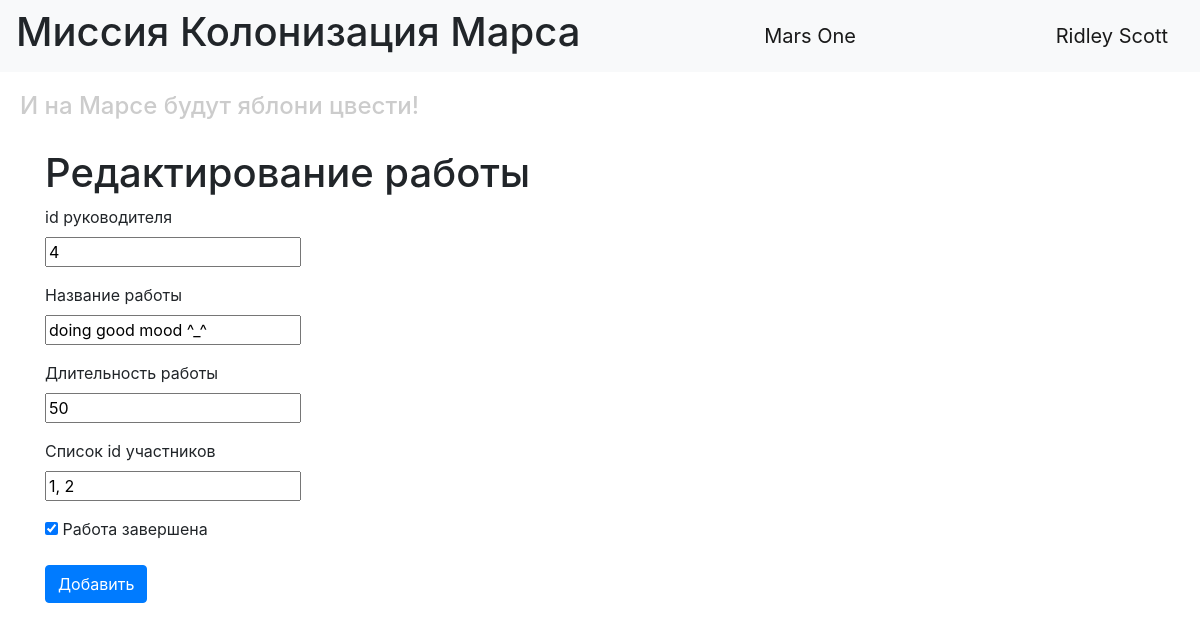
The page /jobs/6 (signed in) on the database its author committed.
### data/users.py (models this page shows, shortened)
class User(SqlAlchemyBase, UserMixin, SerializerMixin):
    __tablename__ = 'users'
    id = sqlalchemy.Column(sqlalchemy.Integer,
                           primary_key=True, autoincrement=True)
    surname = sqlalchemy.Column(sqlalchemy.String, nullable=True)
    name = sqlalchemy.Column(sqlalchemy.String, nullable=True)
    age = sqlalchemy.Column(sqlalchemy.Integer)
    position = sqlalchemy.Column(sqlalchemy.String, nullable=True)
    speciality = sqlalchemy.Column(sqlalchemy.String, nullable=True)
    address = sqlalchemy.Column(sqlalchemy.String, nullable=True)
    email = sqlalchemy.Column(sqlalchemy.String,
                              index=True, unique=True, nullable=True)
    hashed_password = sqlalchemy.Column(sqlalchemy.String, nullable=True)
    modified_date = sqlalchemy.Column(sqlalchemy.DateTime)
    city_from = sqlalchemy.Column(sqlalchemy.String)

### data/jobs.py (models this page shows)
class Jobs(SqlAlchemyBase, UserMixin, SerializerMixin):
    __tablename__ = 'jobs'
    id = sqlalchemy.Column(sqlalchemy.Integer,
                           primary_key=True, autoincrement=True)
    team_leader = sqlalchemy.Column(sqlalchemy.Integer,
                                    sqlalchemy.ForeignKey("users.id"))
    user = orm.relation('User')
    job = sqlalchemy.Column(sqlalchemy.String, nullable=True)
    work_size = sqlalchemy.Column(sqlalchemy.Integer)
    collaborators = sqlalchemy.Column(sqlalchemy.String)
    start_date = sqlalchemy.Column(sqlalchemy.DateTime,
                                   default=datetime.datetime.now)
    end_date = sqlalchemy.Column(sqlalchemy.DateTime)
    is_finished = sqlalchemy.Column(sqlalchemy.Boolean, default=False)

### main.py (the view, shortened to what this page needs)
@app.route('/jobs/<int:id>', methods=['GET', 'POST'])
@login_required
def edit_job(id):
    form = JobsForm()
    if request.method == "GET":
        session = db_session.create_session()
        job = session.query(Jobs).filter(Jobs.id == id,
                                          (Jobs.team_leader == current_user.id)|(current_user.id == 1)).first()
        if job:
            form.team_leader.data = job.team_leader
            form.job.data = job.job
            form.work_size.data = job.work_size
            form.collaborators.data = job.collaborators
            form.is_finished.data = job.is_finished
        else:
            abort(404)
    return render_template('addjob.html', title='Редактирование работы', form=form)

### loginform.py
class JobsForm(FlaskForm):
    team_leader = IntegerField('id руководителя', validators=[DataRequired()])
    job = StringField('Название работы', validators=[DataRequired()])
    work_size = IntegerField('Длительность работы', validators=[DataRequired()])
    collaborators = StringField('Список id участников', validators=[DataRequired()])
    start_date = DateField('Время начала работы', default=datetime.datetime.now)
    end_date = DateField('Время конца работы', default=datetime.datetime.now)
    is_finished = BooleanField('Работа завершена', default=False)
    submit = SubmitField('Добавить')

### data/db_session.py (called while the page is built)
def create_session() -> Session:
    global __factory
    return __factory()

### main.py (called while the page is built)
@login_manager.user_loader
def load_user(user_id):
    session = db_session.create_session()
    return session.query(User).get(user_id)

### templates/addjob.html (shortened to what this page needs)
{% extends "base.html" %}
{% block content %}
    <h1>{{ title }}</h1>
    <form action="" method="post">
        <p>
            {{ form.team_leader.label }}<br>
            {{ form.team_leader }}<br>
        </p>
        <p>
            {{ form.job.label }}<br>
            {{ form.job }}<br>
        </p>
        <p>
            {{ form.work_size.label }}<br>
            {{ form.work_size }}<br>
        </p>
        <p>
            {{ form.collaborators.label }}<br>
            {{ form.collaborators }}<br>
        </p>
        <p>{{ form.is_finished() }} {{ form.is_finished.label }}</p>
        <p>{{ form.submit(type="submit", class="btn btn-primary") }}</p>
    </form>
{% endblock %}

### templates/base.html (shortened to what this page needs)
<!DOCTYPE html>
<html lang="en">
<head>
    <link rel="stylesheet" href="https://stackpath.bootstrapcdn.com/bootstrap/4.4.1/css/bootstrap.min.css">
    <link rel="stylesheet" type="text/css" href="/static/css/style.css" />
</head>
  <body>
    <header>
      <nav class="navbar navbar-light bg-light">
          <h1>Миссия Колонизация Марса</h1>
        <a class="navbar-brand" href="#">Mars One</a>
          {% if current_user.is_authenticated %}
    <a class="navbar-brand" href="/logout">{{ current_user.name }} {{ current_user.surname }}</a>
{% else %}
    <p>
        <a class="btn btn-primary " href="/register">Зарегистрироваться</a>
        <a class="btn btn-success" href="/login">Войти</a>
    </p>
{% endif %}
      </nav>
        <h4>И на Марсе будут яблони цвести!</h4>
    </header>
    <main role="main" class="container">
        {% block content %}{% endblock %}
    </main>
  </body>
</html>

### static/css/style.css (style rules this page uses)
h4 { color: #cccccc; padding: 20px; }

### rows shown on the page
User: name "Ridley", surname "Scott"
Jobs: team_leader "4", job "doing good mood ^_^", work_size "50", collaborators "1, 2", is_finished "☑"

### other values the page prints
{{ title }} "Редактирование работы"
